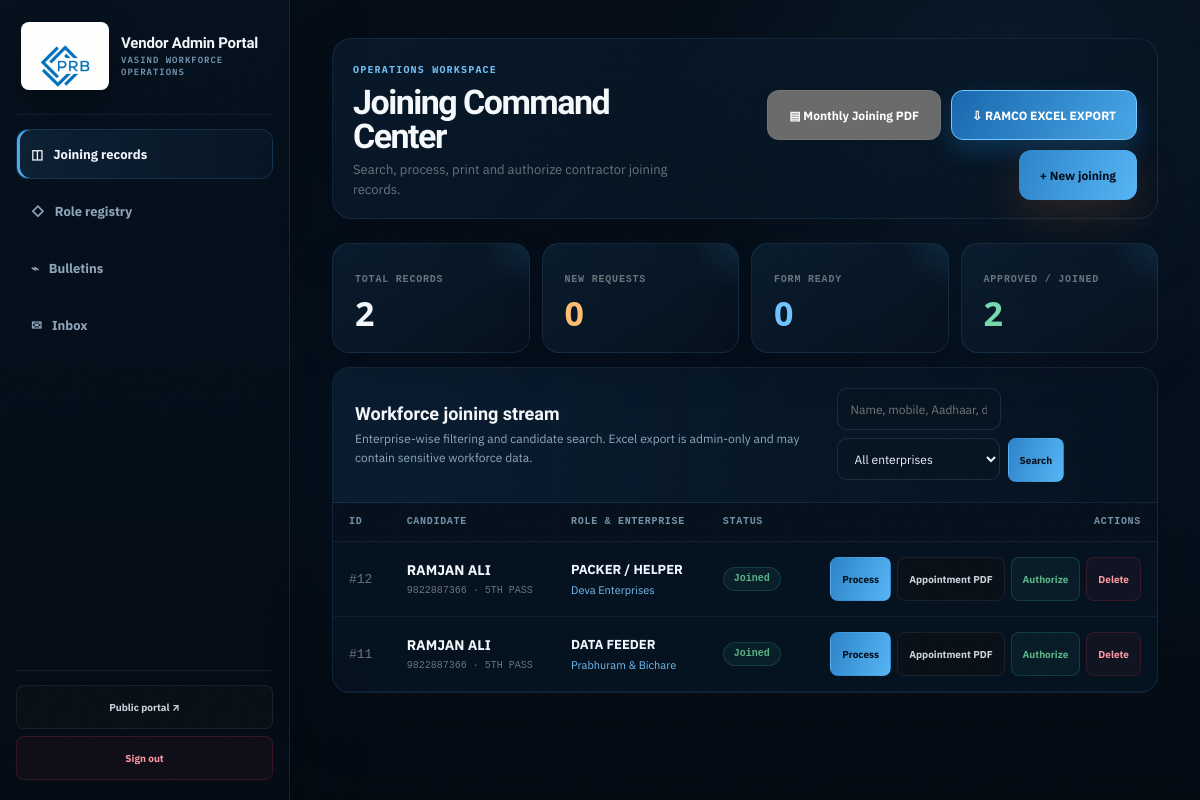
Before: /admin (signed in) with the older database file.
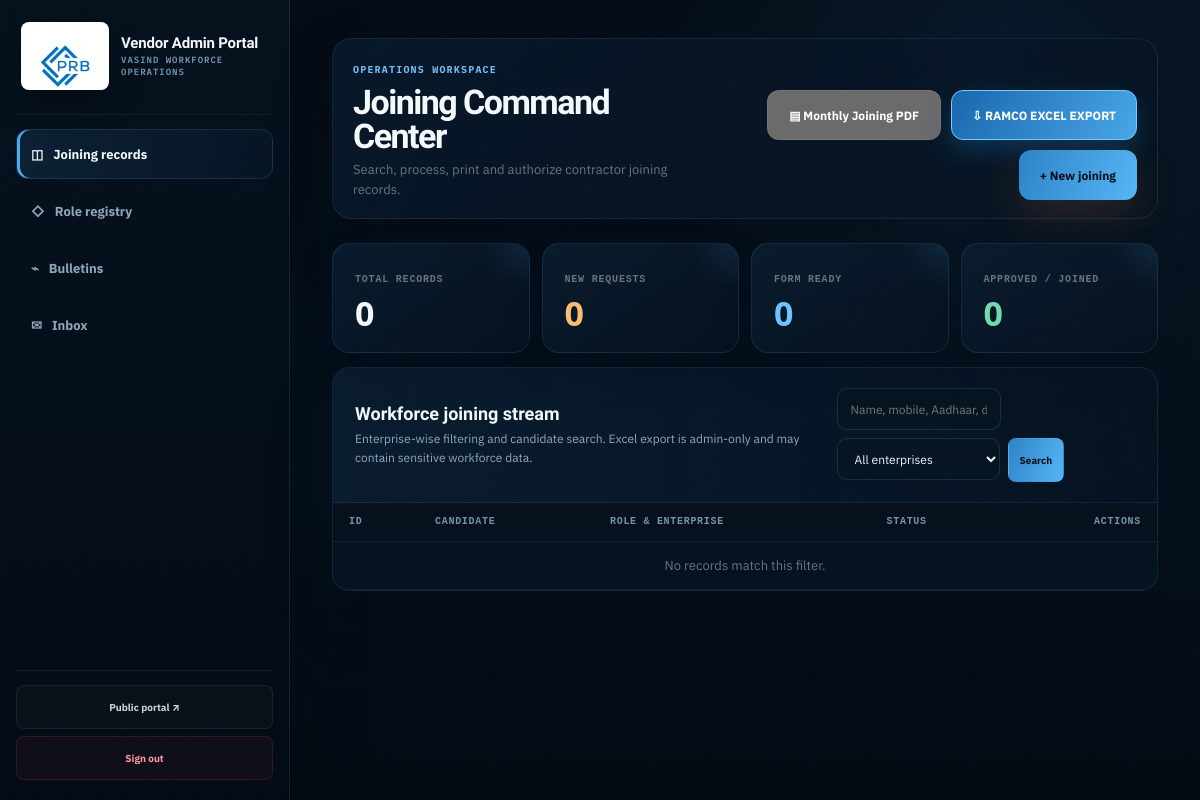
After: the same page with the newer database file.
### tables this page shows
CREATE TABLE applicants (
            id INTEGER PRIMARY KEY AUTOINCREMENT,
            full_name TEXT, mobile TEXT, qualification TEXT, contractor TEXT, requested_role TEXT,
            skill_level TEXT, dob TEXT, aadhar TEXT, doj TEXT, blood_group TEXT, uan TEXT, esic TEXT, 
            father_name TEXT, mother_name TEXT, wife_name TEXT, alt_mobile TEXT, 
            permanent_address TEXT, religion TEXT, caste TEXT, marital_status TEXT, 
            department TEXT, designation TEXT, identification_mark TEXT, place TEXT,
            status TEXT DEFAULT 'New Request', interview_date TEXT
        , created_at TIMESTAMP DEFAULT CURRENT_TIMESTAMP, experience TEXT, reference TEXT, relation TEXT, replacement_for TEXT, perm_village TEXT, perm_post TEXT, perm_taluka TEXT, perm_district TEXT, perm_state TEXT, perm_pin TEXT, gender TEXT, present_address_line1 TEXT, emergency_contact_name TEXT, emergency_relationship TEXT, lang1_name TEXT, lang1_read TEXT, lang1_write TEXT, lang1_speak TEXT, lang2_name TEXT, lang2_read TEXT, lang2_write TEXT, lang2_speak TEXT, lang3_name TEXT, lang3_read TEXT, lang3_write TEXT, lang3_speak TEXT, qualification_level TEXT, qualification_trade TEXT, qualification_institute TEXT, qualification_marks TEXT, qualification_percentage TEXT, qualification_grade TEXT, qualification_year TEXT, assessment_company TEXT, assessment_location TEXT, appointment_salary TEXT, appointment_issue_date TEXT, appointment_location TEXT, father_age TEXT, father_education TEXT, father_occupation TEXT, father_income TEXT, mother_age TEXT, mother_education TEXT, mother_occupation TEXT, mother_income TEXT, appointment_breakup TEXT);

### app.py (the view)
@app.route('/admin')
def admin_dashboard():
    auth = require_admin()
    if auth:
        return auth
    search_query = clean_text(request.args.get('q'), max_len=100)
    selected_contractor = request.args.get('contractor', 'All')
    if selected_contractor not in ('All',) + CONTRACTORS:
        selected_contractor = 'All'
    conn = get_db()
    sql = 'SELECT * FROM applicants WHERE 1=1'
    params = []
    if selected_contractor != 'All':
        sql += ' AND contractor = ?'
        params.append(selected_contractor)
    if search_query:
        sql += ' AND (full_name LIKE ? OR mobile LIKE ? OR aadhar LIKE ? OR requested_role LIKE ? OR designation LIKE ?)'
        wildcard = f'%{search_query}%'
        params.extend([wildcard] * 5)
    matching_count=conn.execute(sql.replace('SELECT *','SELECT COUNT(*)'),params).fetchone()[0]
    pages=max(1,(matching_count+24)//25);page=max(1,min(request.args.get('page',1,type=int),pages))
    sql += ' ORDER BY id DESC LIMIT 25 OFFSET ?'
    applicants = conn.execute(sql, params+[(page-1)*25]).fetchall()
    rows = conn.execute('SELECT status FROM applicants').fetchall()
    total = len(rows)
    pending = sum(1 for row in rows if row['status'] == 'New Request')
    form_ready = sum(1 for row in rows if row['status'] in ('Form Ready', 'Processed'))
    approved = sum(1 for row in rows if row['status'] in ('Approved', 'Joined'))
    roles = conn.execute('SELECT * FROM roles ORDER BY contractor, is_highlighted DESC, title').fetchall()
    news = conn.execute('SELECT * FROM news ORDER BY id DESC').fetchall()
    messages = conn.execute('SELECT * FROM messages ORDER BY id DESC').fetchall()
    conn.close()
    return render_template('admin.html', applicants=applicants, total=total, pending=pending,
                           form_ready=form_ready, approved=approved, selected_contractor=selected_contractor,
                           search_query=search_query, roles=roles, news=news, messages=messages,
                           messages_count=len(messages),matching_count=matching_count,page=page,pages=pages)

### app.py (called while the page is built, shortened)
@app.after_request
def security_headers(response):
    response.headers.setdefault('X-Content-Type-Options', 'nosniff')
    response.headers.setdefault('X-Frame-Options', 'SAMEORIGIN')
    response.headers.setdefault('Referrer-Policy', 'strict-origin-when-cross-origin')
    response.headers.setdefault('Permissions-Policy', 'camera=(), microphone=(), geolocation=(), xr-spatial-tracking=(self)')
    if request.path.startswith('/static/'):
        response.headers.setdefault('Cache-Control', 'public, max-age=3600, stale-while-revalidate=86400')
    else:
        response.headers.setdefault('Cache-Control', 'no-store' if request.path.startswith('/admin') or request.path == '/login' else 'private, max-age=0')
    return response

def get_db():
    conn = sqlite3.connect(DB_PATH, timeout=10)
    conn.row_factory = sqlite3.Row
    conn.execute('PRAGMA busy_timeout = 10000')
    conn.execute('PRAGMA foreign_keys = ON')
    return conn

def clean_text(value, upper=False, max_len=160):
    value = (value or '').strip()
    value = re.sub(r'\s+', ' ', value)
    value = value[:max_len]
    return value.upper() if upper else value

def require_admin():
    return None

### templates/admin.html (shortened to what the changed rows need)
<!doctype html><html lang="en"><head><link rel="stylesheet" href="{{ url_for('static', filename='css/neo.css') }}"><link rel="stylesheet" href="{{ url_for('static', filename='css/motion-v11.css') }}"><link rel="stylesheet" href="{{ url_for('static', filename='css/portal-v16.css') }}"><link rel="stylesheet" href="{{ url_for('static', filename='css/portal-v18.css') }}"><link rel="stylesheet" href="{{ url_for('static', filename='css/portal-v19.css', v='19') }}"><link rel="stylesheet" href="{{ url_for('static', filename='css/portal-v20.css', v='20') }}"><link rel="stylesheet" href="{{ url_for('static', filename='css/portal-v24.css', v='24') }}">
<link rel="stylesheet" href="{{ url_for('static', filename='css/responsive-v27.css', v='27') }}">
<link rel="stylesheet" href="{{ url_for('static', filename='css/portal-v37.css', v='37') }}">
<link rel="stylesheet" href="{{ url_for('static', filename='css/portal-v38.css', v='40') }}">
</head>
<body class="admin-body admin-v11"><div class="noise"></div><div class="admin-shell">
<main class="admin-main">
  <header class="admin-top"><div><h1>Joining Command Center</h1></div></header>
  <section class="tab-pane active" id="pane-roster">
    <div class="kpi-grid">
      <article class="kpi"><small>Total records</small><strong data-admin-count="{{ total }}">{{ total }}</strong></article>
      <article class="kpi green"><small>Approved / joined</small><strong data-admin-count="{{ approved }}">{{ approved }}</strong></article>
    </div>
    <section class="admin-panel">
      <div class="panel-head"><div><h2>Workforce joining stream</h2><p>Enterprise-wise filtering and candidate search. Excel export is admin-only and may contain sensitive workforce data.</p></div>
      </div>
      <div class="admin-table-wrap"><table class="admin-table"><thead><tr><th>ID</th><th>Candidate</th><th>Role & enterprise</th><th>Status</th><th style="text-align:right">Actions</th></tr></thead><tbody>
        {% for app in applicants %}<tr><td style="font-family:var(--mono);color:var(--faint)">#{{ app['id'] }}</td><td class="name-cell"><b>{{ app['full_name'] }}</b><span>{{ app['mobile'] or '—' }} · {{ app['qualification'] or 'Qualification pending' }}</span></td><td><b class="v18-table-role">{{ app['designation'] or app['requested_role'] or 'Role pending' }}</b><div class="v18-table-contractor">{{ app['contractor'] or 'Enterprise pending' }}</div></td><td>{% if app['status']=='Joined' %}<span class="status-badge status-ok">Joined</span>{% elif app['status']=='Approved' %}<span class="status-badge status-ok">Approved</span>{% elif app['status']=='Processed' %}<span class="status-badge status-ready">Processed</span>{% elif app['status']=='Form Ready' %}<span class="status-badge status-ready">Form Ready</span>{% else %}<span class="status-badge status-new">New Request</span>{% endif %}</td><td><div class="actions">
          <a class="sm-btn primary" href="/admin/process/{{ app['id'] }}">Process</a>{% if app['status']=='Joined' %}<a class="sm-btn" href="/admin/appointment/{{ app['id'] }}" target="_blank">Appointment PDF</a>{% endif %}
          {% if app['status']!='Approved' %}<form method="post" action="/admin/status/{{ app['id'] }}/Approved"><button class="sm-btn green" type="submit">Authorize</button></form>{% endif %}
          <form method="post" action="/admin/delete/{{ app['id'] }}" onsubmit="return confirm('Delete this applicant record permanently?')"><button class="sm-btn red" type="submit">Delete</button></form>
        </div></td></tr>{% else %}<tr><td colspan="5" style="text-align:center;padding:40px;color:var(--faint)">No records match this filter.</td></tr>{% endfor %}
      </tbody></table></div>
    </section>
  </section>
</main></div>
<link rel="stylesheet" href="{{ url_for('static', filename='css/portal-v25.css', v='25') }}"><script src="{{ url_for('static', filename='js/validation-v25.js', v='25') }}"></script>
</body></html>

Changed rows visible on the page:
removed applicants: id "12", full_name "RAMJAN ALI", mobile "9822887366", qualification "5TH PASS", designation "PACKER / HELPER", contractor "Deva Enterprises", status "Joined"
removed applicants: id "11", full_name "RAMJAN ALI", mobile "9822887366", qualification "5TH PASS", designation "DATA FEEDER", contractor "Prabhuram & Bichare", status "Joined"
Other visible differences:
{{ total }}: "2" → "0"
{{ approved }}: "2" → "0"
text now shown: "No records match this filter."
